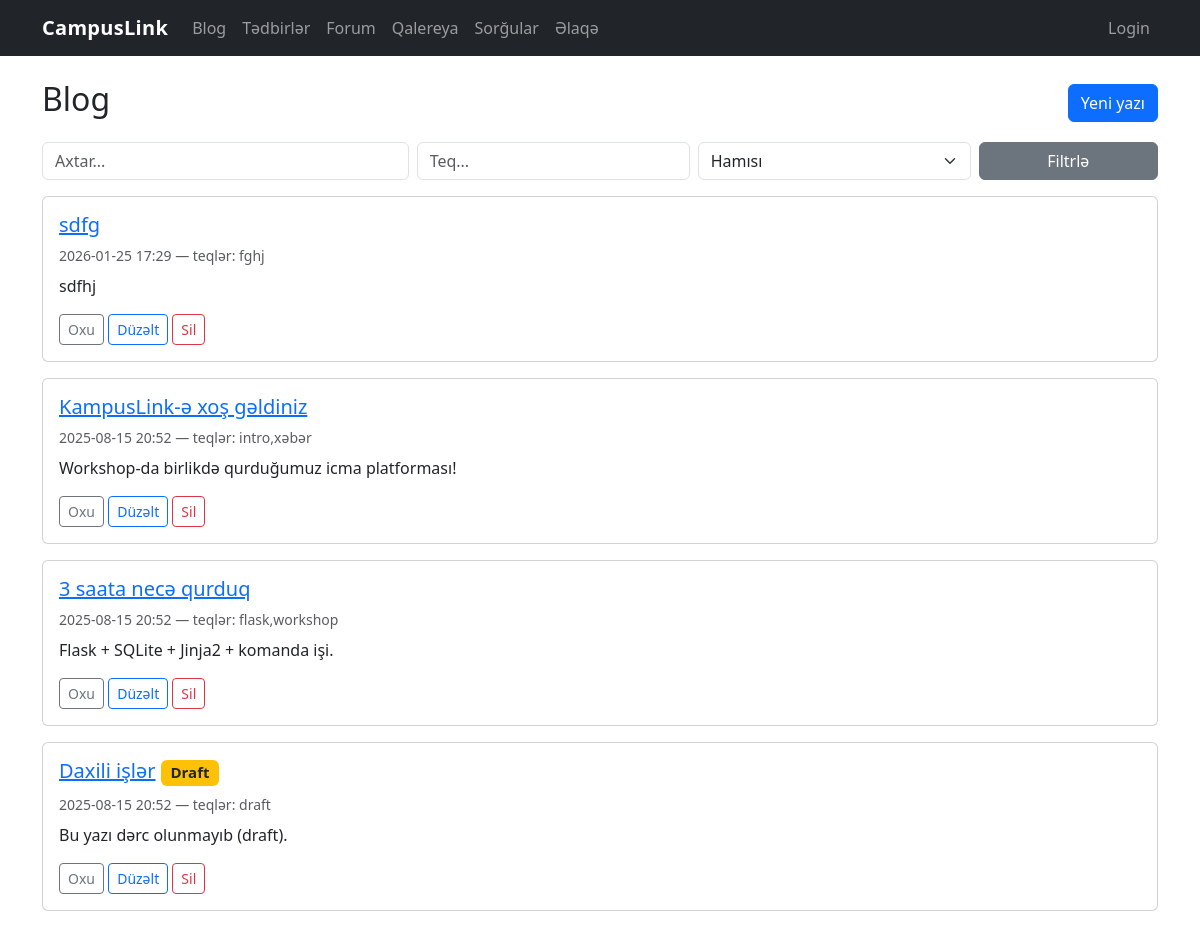
/blog/, run on an earlier commit of the app's database.
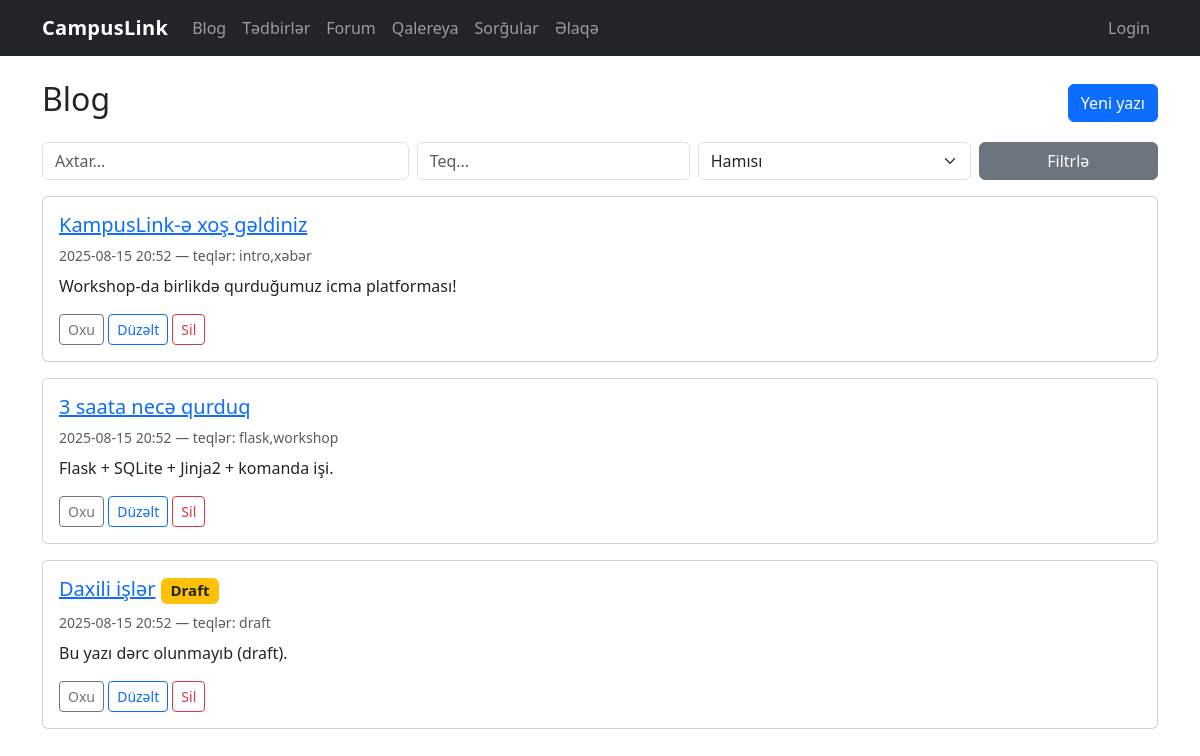
And on a later commit of the database.
### tables this page shows
CREATE TABLE blog_posts (
            id INTEGER PRIMARY KEY AUTOINCREMENT,
            title TEXT NOT NULL,
            content TEXT NOT NULL,
            tags TEXT,
            created_at TEXT NOT NULL,
            is_published INTEGER NOT NULL DEFAULT 1,
            slug TEXT UNIQUE
        );

### blog.py (the view)
@bp.route("/")
def list_posts():
    db = get_db()
    q = request.args.get("q", "").strip()
    tag = request.args.get("tag", "").strip()
    published = request.args.get("published", "").strip()
    page = int(request.args.get("page", 1))
    conditions = ["1=1"]
    params = []
    if q:
        conditions.append("(title LIKE ? OR content LIKE ?)")
        search_term = f"%{q}%"
        params.extend([search_term, search_term])
    if tag:
        conditions.append("tags LIKE ?")
        params.append(f"%{tag}%")
    if published == "1":
        conditions.append("is_published = 1")
    elif published == "0":
        conditions.append("is_published = 0")
    where_clause = " AND ".join(conditions)
    base_sql = f"SELECT * FROM blog_posts WHERE {where_clause} ORDER BY created_at DESC"
    sql_with_limit, limit, offset = paginate_query(base_sql, page, 5)
    params.extend([limit, offset])
    cursor = db.execute(sql_with_limit, params)
    posts = [dict(row) for row in cursor.fetchall()]
    return render_template("blog/list.html", posts=posts, q=q, tag=tag, published=published, page=page)

### database.py (called while the page is built)
def get_db():
    if "db" not in g:
        g.db = sqlite3.connect(DB_PATH)
        g.db.row_factory = sqlite3.Row
    return g.db

def paginate_query(base_sql: str, page: int, per_page: int):
    page = max(1, int(page or 1))
    per_page = max(1, min(100, int(per_page or 10)))
    offset = (page - 1) * per_page
    sql = f"{base_sql} LIMIT ? OFFSET ?"
    return sql, per_page, offset

### forum.py (called while the page is built, shortened)
def _current_user_display() -> str:
    role = session.get("role") or "guest"
    if role == "admin":
        return (session.get("admin_name") or session.get("user_name") or "Admin").strip() or "Admin"
    if role == "user":
        return (session.get("user_name") or "User").strip() or "User"
    return "Guest"

@bp.app_context_processor
def _inject_forum_auth():
    return {"forum_role": session.get("role") or "guest", "forum_name": _current_user_display()}

def ensure_forum_schema() -> None:
    global _schema_ready
    if _schema_ready:
        return

@bp.before_app_request
def _forum_schema_bootstrap():
    db = get_db()
    db.execute("PRAGMA foreign_keys = ON;")
    ensure_forum_schema()

### templates/blog/list.html (shortened to what this page needs)
{% extends "base.html" %}
{% block content %}
<div class="d-flex justify-content-between align-items-center mb-3">
  <h2>Blog</h2>
  <a href="{{ url_for('blog.new_post') }}" class="btn btn-primary">Yeni yazı</a>
</div>
<form class="row g-2 mb-3">
  <div class="col-md-4"><input class="form-control" name="q" placeholder="Axtar..." value="{{ q or '' }}"></div>
  <div class="col-md-3"><input class="form-control" name="tag" placeholder="Teq..." value="{{ tag or '' }}"></div>
  <div class="col-md-3">
    <select name="published" class="form-select">
      <option value="">Hamısı</option>
    </select>
  </div>
  <div class="col-md-2"><button class="btn btn-secondary w-100">Filtrlə</button></div>
</form>
{% for p in posts %}
  <div class="card mb-3">
    <div class="card-body">
      <h5 class="card-title">
        <a href="{{ url_for('blog.detail', post_id=p['id']) }}">{{ p["title"] }}</a>
        {% if not p['is_published'] %}<span class="badge bg-warning text-dark">Draft</span>{% endif %}
      </h5>
      <div class="text-muted small mb-2">{{ p["created_at"] }} — teqlər: {{ p["tags"] or "—" }}</div>
      <p class="card-text">{{ p["content"][:200] }}{% if p["content"]|length > 200 %}...{% endif %}</p>
      <a class="btn btn-sm btn-outline-secondary" href="{{ url_for('blog.detail', post_id=p['id']) }}">Oxu</a>
      <a class="btn btn-sm btn-outline-primary" href="{{ url_for('blog.edit', post_id=p['id']) }}?password=admin123">Düzəlt</a>
      <a class="btn btn-sm btn-outline-danger" href="{{ url_for('blog.delete', post_id=p['id']) }}?password=admin123">Sil</a>
    </div>
  </div>
{% else %}
  <p>Heç nə tapılmadı.</p>
{% endfor %}
{% endblock %}

What changed in the data, as far as the page shows it:
removed blog_posts: title "sdfg", created_at "2026-01-25 17:29", tags "fghj", content "sdfhj"
